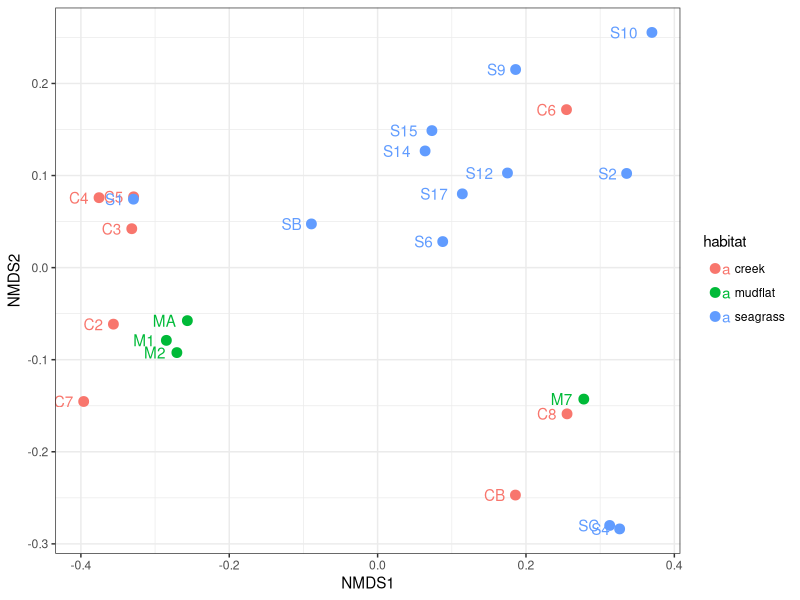
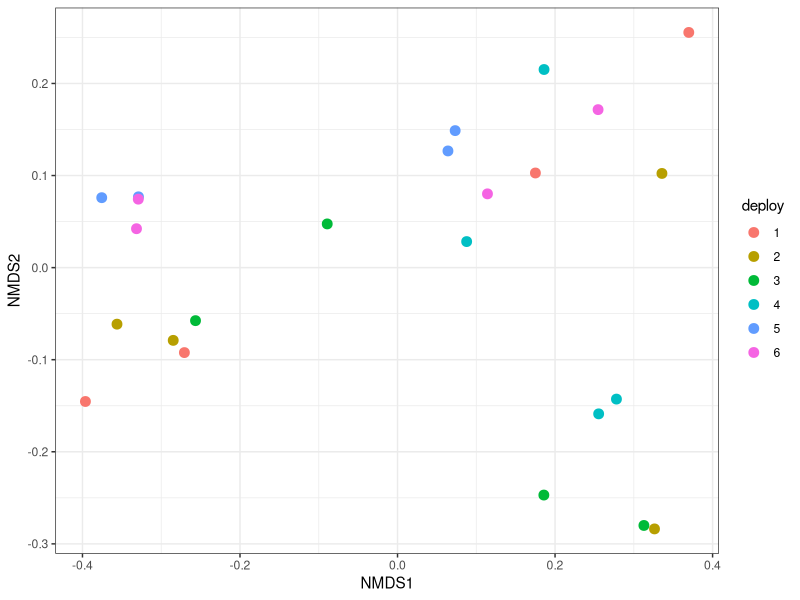
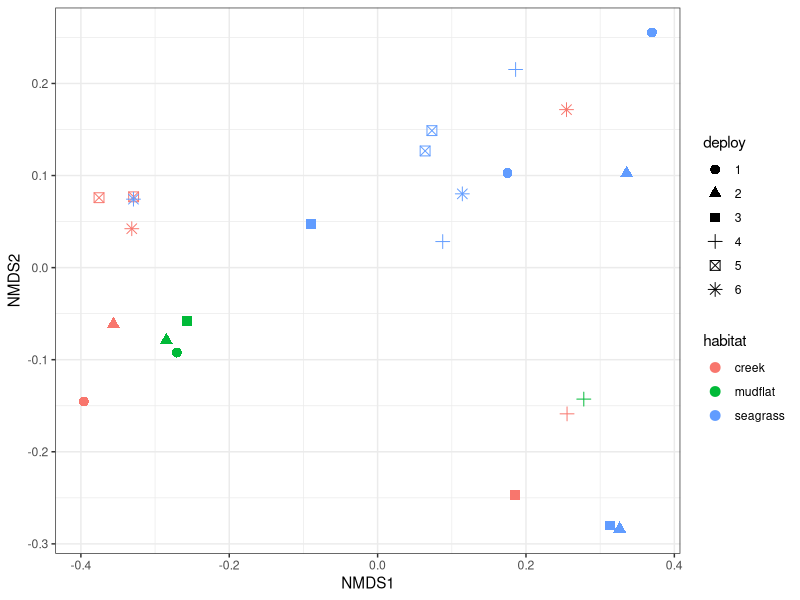
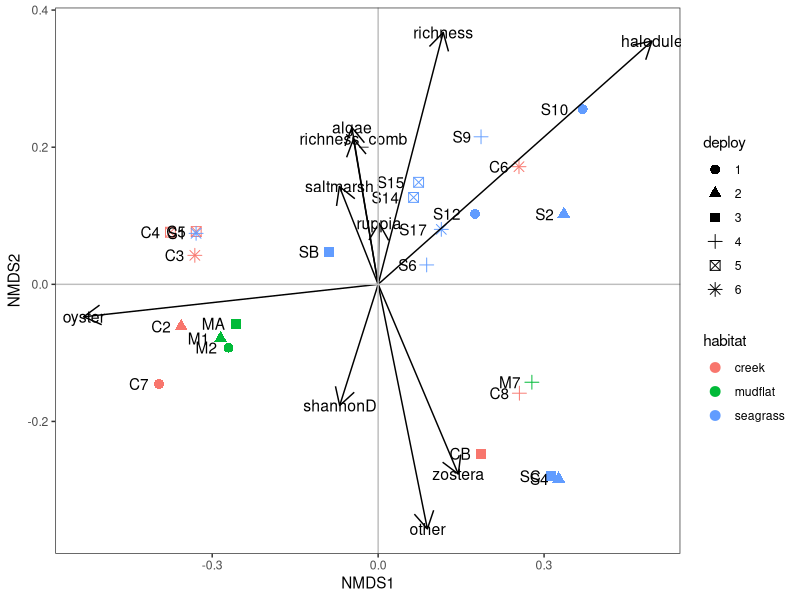
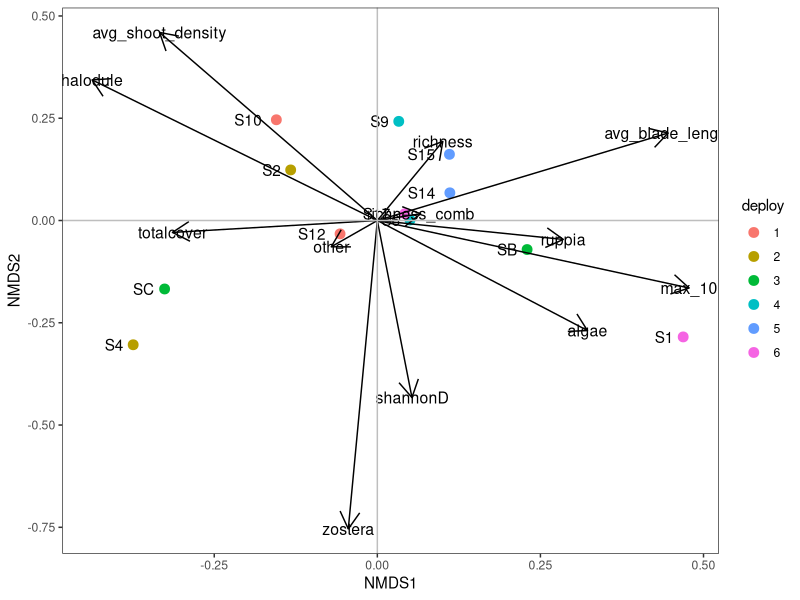

Generate these figures, in order, with R: (Note: this script raises an error after producing the figures.)
## ---- chunk 1
knitr::opts_chunk$set(echo = TRUE)
## ---- chunk 2

#library(ecodist)
library(vegan)
library(dplyr)
library(tidyr)
library(ggplot2)

#Df_pmHT = read.csv("data/clean_data/Df_pmHT_square.csv", header = F) 
#Df_pmHT = as.dist(Df_pmHT)
#sites = read.csv("data/metadata/sites.csv", header = T)
env_data = read.csv("data/clean_data/env_metrics.csv", header = TRUE)
#env_data[is.na(env_data)] = 0

## ---- chunk 3

Df_pmHT = read.csv("data/clean_data/Df_pmHT_1_square.csv", header = F) 
Df_pmHT = as.dist(Df_pmHT)
Df_pmHT_metadata = read.csv("data/metadata/Df_pmHT_1_metadata.csv", header = T)

nmds_1 = metaMDS(Df_pmHT, k=3, trymax = 20, autotransform = FALSE, plot = FALSE)

nmdsScores = as.data.frame(scores(nmds_1))  
nmdsScores = cbind(nmdsScores,Df_pmHT_metadata)
nmdsScores$deploy = factor(nmdsScores$deploy)

# habitat: 
ggplot(aes(x = NMDS1, y = NMDS2, z = NMDS3, color = habitat), data = nmdsScores)+ theme_bw()+
  geom_point(size = 3)+
  geom_text(aes(label = site), hjust = 1.5)

# Deploy alone: mostly buckshot, suggests there are deeper patterns than seasonal 
ggplot(aes(x = NMDS1, y = NMDS2), data = nmdsScores)+ theme_bw()+
  geom_point(size = 3, aes(color = deploy))

# habitat and deploy
ggplot(aes(x = NMDS1, y = NMDS2), data = nmdsScores)+ theme_bw()+
  geom_point(size = 3, aes(color = habitat, shape = deploy))


## ---- chunk 4
# there are many strong correlations, for example halodule with total seagrass cover
# I am keeping them all except for bare, which is obviously the inverse of habitat cover
env_cor = cor(env_data[,c(4:23)], use = "pairwise.complete.obs")
env_filt = env_data %>%
  select(-index, -deploy_num.x, -site, -bare, -evenness, -seagrass_comb, -shannonD_comb, -evenness_comb,
         -totalcover, -avg_shoot_density, -avg_blade_length, -max_10, -max_25perc)
#write.csv(env_cor,"data/clean_data/nmds_env_cor.csv")

# need to assess normality and consider transformations
# convert to z-scores?

#test with vegan envfit
env_test= envfit(nmds_1, env_filt, perm = 999)
envScores = as.data.frame(scores(env_test, "vectors"))
#colnames(envScores) = c("metric", "NMDS1", "NMDS2")

# habitat and deploy
ggplot(aes(x = NMDS1, y = NMDS2), data = nmdsScores)+ theme_bw()+
  geom_point(size = 3, aes(color = habitat, shape = deploy))+
  geom_text(aes(label = site), hjust = 1.5)+
  geom_segment(data =envScores ,aes(x=0,xend=NMDS1,y=0,yend=NMDS2),
               arrow = arrow(length = unit(0.5, "cm")),colour="black")+ 
  geom_text(data=envScores,aes(x=NMDS1,y=NMDS2,label=rownames(envScores)),size=4)+
  theme(panel.grid.minor = element_blank(), 
        panel.grid.major = element_blank())+
  geom_hline(yintercept = 0, color = "grey")+
  geom_vline(xintercept = 0, color = "grey")


# ordellipse (vegan package)
#hab_ellipse <-ordiellipse(pmHT_nms, pmHT_nms_df$habitat, display = "sites", 
#                   kind = "se", conf = 0.95, label = T)
## ---- chunk 5
#Seagrass
Df_pmHT_seagrass = read.csv("data/clean_data/Df_pmHT_1_square_seagrass.csv", header = F) 
Df_pmHT_seagrass = as.dist(Df_pmHT_seagrass)
Df_pmHT_metadata = read.csv("data/metadata/Df_pmHT_1_metadata.csv", header = T)

seagrass_metadata = Df_pmHT_metadata[c(2,3,6,7,10,11,14,15,19,20,23,24),]
seagrass_env = env_data[c(2,3,6,7,10,11,14,15,19,20,23,24),]
seagrass_env_cor = cor(seagrass_env[,c(4:23)], use = "pairwise.complete.obs")
#write.csv(seagrass_env_cor,"data/clean_data/nmds_env_cor_seagrass.csv")
env_filt_seagrass = seagrass_env %>%
  select(-index, -deploy_num.x, -site, -bare, -oyster, -saltmarsh, -evenness, -seagrass_comb,  -evenness_comb,
         -shannonD_comb, -max_25perc)

nmds_1_seagrass = metaMDS(Df_pmHT_seagrass, k=3, trymax = 20, autotransform = FALSE, plot = FALSE)
nmdsScores_seagrass = as.data.frame(scores(nmds_1_seagrass))  
nmdsScores_seagrass = cbind(nmdsScores_seagrass,seagrass_metadata)
nmdsScores_seagrass$deploy = factor(nmdsScores_seagrass$deploy)

env_test_seagrass= envfit(nmds_1_seagrass, env_filt_seagrass, perm = 999)
envScores_seagrass = as.data.frame(scores(env_test_seagrass, "vectors"))

ggplot(aes(x = NMDS1, y = NMDS2), data = nmdsScores_seagrass)+ theme_bw()+
  geom_point(size = 3, aes(color = deploy))+
  geom_text(aes(label = site), hjust = 1.5)+
  geom_segment(data =envScores_seagrass ,aes(x=0,xend=NMDS1,y=0,yend=NMDS2),
               arrow = arrow(length = unit(0.5, "cm")),colour="black")+ 
  geom_text(data=envScores_seagrass,aes(x=NMDS1,y=NMDS2,label=rownames(envScores_seagrass)),size=4)+
  theme(panel.grid.minor = element_blank(), 
        panel.grid.major = element_blank())+
  geom_hline(yintercept = 0, color = "grey")+
  geom_vline(xintercept = 0, color = "grey")

# Creek - no convergence - insufficient data
# added mudflat to creek since they were all adjacent to saltmarsh
Df_pmHT_creek = read.csv("data/clean_data/Df_pmHT_1_square_creek.csv", header = F) 
Df_pmHT_creek = as.dist(Df_pmHT_creek)
Df_pmHT_metadata = read.csv("data/metadata/Df_pmHT_1_metadata.csv", header = T)

creek_metadata = Df_pmHT_metadata[c(1,4,5,8,9,12,13,16,17,18,21,22),]
creek_env = env_data[c(1,4,5,8,9,12,13,16,17,18,21,22),]
creek_env_cor = cor(creek_env[,c(4:23)], use = "pairwise.complete.obs")
#write.csv(creek_env_cor,"data/clean_data/nmds_env_cor_creek_mudflat.csv")
env_filt_creek = creek_env %>%
  select(-index, -deploy_num.x, -site, -bare, -zostera, -ruppia, -algae, shannonD, -evenness, -evenness_comb,
         -totalcover, -avg_shoot_density, -avg_blade_length, -max_10, -max_25perc)

nmds_1_creek = metaMDS(Df_pmHT_creek, k=2, trymax = 50, autotransform = FALSE, plot = FALSE)
nmdsScores_creek = as.data.frame(scores(nmds_1_creek))  
nmdsScores_creek = cbind(nmdsScores_creek,creek_metadata)
nmdsScores_creek$deploy = factor(nmdsScores_creek$deploy)

env_test_creek= envfit(nmds_1_creek, env_filt_creek, perm = 999)
envScores_creek = as.data.frame(scores(env_test_creek, "vectors"))

ggplot(aes(x = NMDS1, y = NMDS2), data = nmdsScores_creek)+ theme_bw()+
  geom_point(size = 3, aes(color = deploy, shape = habitat))+
  geom_text(aes(label = site), hjust = 1.5)+
  geom_segment(data =envScores_creek ,aes(x=0,xend=NMDS1,y=0,yend=NMDS2),
               arrow = arrow(length = unit(0.5, "cm")),colour="black")+ 
  geom_text(data=envScores_creek,aes(x=NMDS1,y=NMDS2,label=rownames(envScores_creek)),size=4)+
  theme(panel.grid.minor = element_blank(), 
        panel.grid.major = element_blank())+
  geom_hline(yintercept = 0, color = "grey")+
  geom_vline(xintercept = 0, color = "grey")

